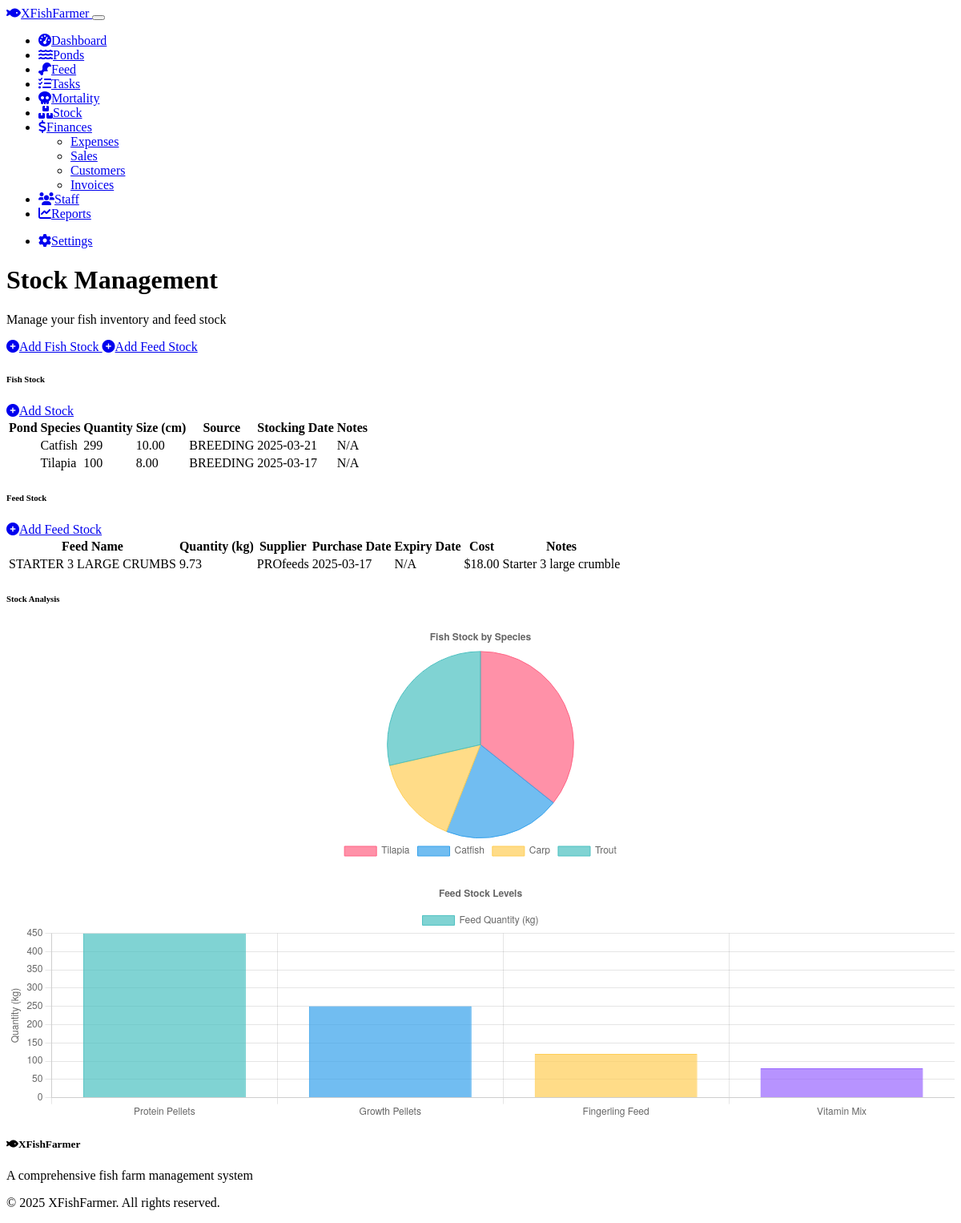
The page /stock on the database as committed earlier.
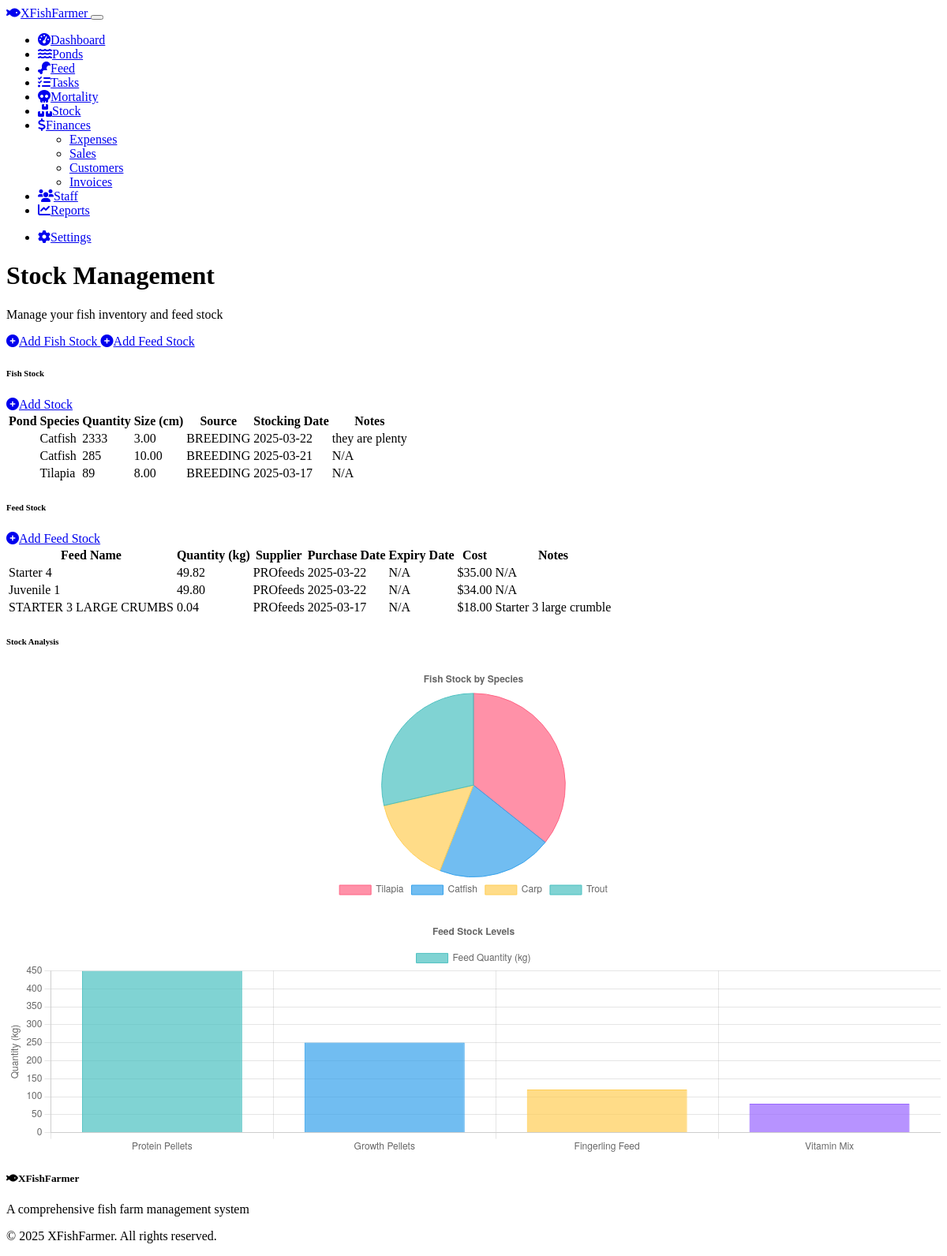
The same page on the database as committed later.
### models.py (models this page shows, shortened)
class Stock(db.Model):
    id = db.Column(db.Integer, primary_key=True)
    pond_id = db.Column(db.Integer, db.ForeignKey('ponds.id'), nullable=False)
    species = db.Column(db.String(100), nullable=False)
    quantity = db.Column(db.Integer, nullable=False)
    size = db.Column(db.Float, nullable=False)  # Size in cm
    source = db.Column(db.String(100), nullable=True)
    stocking_date = db.Column(db.Date, nullable=False, default=date.today)
    notes = db.Column(db.Text, nullable=True)
    date_created = db.Column(db.DateTime, default=datetime.utcnow)
    date_updated = db.Column(db.DateTime, default=datetime.utcnow, onupdate=datetime.utcnow)
    pond = db.relationship('Pond', backref='stocks', lazy=True)

class FeedStock(db.Model):
    id = db.Column(db.Integer, primary_key=True)
    name = db.Column(db.String(100), nullable=False)
    quantity = db.Column(db.Float, nullable=False)  # Quantity in kg
    supplier = db.Column(db.String(100), nullable=True)
    purchase_date = db.Column(db.Date, nullable=False, default=date.today)
    expiry_date = db.Column(db.Date, nullable=True)
    cost = db.Column(db.Float, nullable=False)  # Cost in currency
    notes = db.Column(db.Text, nullable=True)
    date_created = db.Column(db.DateTime, default=datetime.utcnow)
    date_updated = db.Column(db.DateTime, default=datetime.utcnow, onupdate=datetime.utcnow)

### routes.py (the view)
@app.route('/stock')
def stock():
    stocks = Stock.query.order_by(Stock.stocking_date.desc()).all()
    feed_stocks = FeedStock.query.order_by(FeedStock.purchase_date.desc()).all()
    return render_template('stock/index.html', stocks=stocks, feed_stocks=feed_stocks)

### templates/stock/index.html (shortened to what the changed rows need)
{% extends "layout.html" %}
{% block page_title %}Stock Management{% endblock %}
{% block content %}
<div class="row mb-4">
    <div class="col-12">
        <div class="card shadow">
            <div class="card-body">
                {% if stocks %}
                <div class="table-responsive">
                    <table class="table table-hover">
                        <thead>
                            <tr>
                                <th>Pond</th>
                                <th>Species</th>
                                <th>Quantity</th>
                                <th>Size (cm)</th>
                                <th>Source</th>
                                <th>Stocking Date</th>
                                <th>Notes</th>
                            </tr>
                        </thead>
                        <tbody>
                            {% for stock in stocks %}
                            <tr>
                                <td>{{ stock.pond.name }}</td>
                                <td>{{ stock.species }}</td>
                                <td>{{ stock.quantity }}</td>
                                <td>{{ "%.2f"|format(stock.size) }}</td>
                                <td>{{ stock.source or "N/A" }}</td>
                                <td>{{ stock.stocking_date.strftime('%Y-%m-%d') }}</td>
                                <td>{{ stock.notes or "N/A" }}</td>
                            </tr>
                            {% endfor %}
                        </tbody>
                    </table>
                </div>
                {% endif %}
            </div>
        </div>
    </div>
</div>
<div class="row">
    <div class="col-12">
        <div class="card shadow">
            <div class="card-body">
                {% if feed_stocks %}
                <div class="table-responsive">
                    <table class="table table-hover">
                        <thead>
                            <tr>
                                <th>Feed Name</th>
                                <th>Quantity (kg)</th>
                                <th>Supplier</th>
                                <th>Purchase Date</th>
                                <th>Expiry Date</th>
                                <th>Cost</th>
                                <th>Notes</th>
                            </tr>
                        </thead>
                        <tbody>
                            {% for feed_stock in feed_stocks %}
                            <tr>
                                <td>{{ feed_stock.name }}</td>
                                <td>{{ "%.2f"|format(feed_stock.quantity) }}</td>
                                <td>{{ feed_stock.supplier or "N/A" }}</td>
                                <td>{{ feed_stock.purchase_date.strftime('%Y-%m-%d') }}</td>
                                <td>
                                    {% if feed_stock.expiry_date %}
                                        {% if feed_stock.expiry_date < now() %}
                                            <span class="text-danger">{{ feed_stock.expiry_date.strftime('%Y-%m-%d') }}</span>
                                        {% else %}
                                            {{ feed_stock.expiry_date.strftime('%Y-%m-%d') }}
                                        {% endif %}
                                    {% else %}
                                        N/A
                                    {% endif %}
                                </td>
                                <td>${{ "%.2f"|format(feed_stock.cost) }}</td>
                                <td>{{ feed_stock.notes or "N/A" }}</td>
                            </tr>
                            {% endfor %}
                        </tbody>
                    </table>
                </div>
                {% endif %}
            </div>
        </div>
    </div>
</div>
{% endblock %}

Rows that differ between the two databases and show on the page:
added Stock: species "Catfish", quantity "2333", size "3.00", source "BREEDING", stocking_date "2025-03-22", notes "they are plenty"
changed Stock (number 2 of 3 on the later page): quantity "299" → "285"
changed Stock "Tilapia": quantity "100" → "89"
added FeedStock: name "Starter 4", quantity "49.82", supplier "PROfeeds", purchase_date "2025-03-22", shows "N/A", cost "35.00", notes "N/A"
added FeedStock: name "Juvenile 1", quantity "49.80", supplier "PROfeeds", purchase_date "2025-03-22", shows "N/A", cost "34.00", notes "N/A"
changed FeedStock "STARTER 3 LARGE CRUMBS": quantity "9.73" → "0.04"
